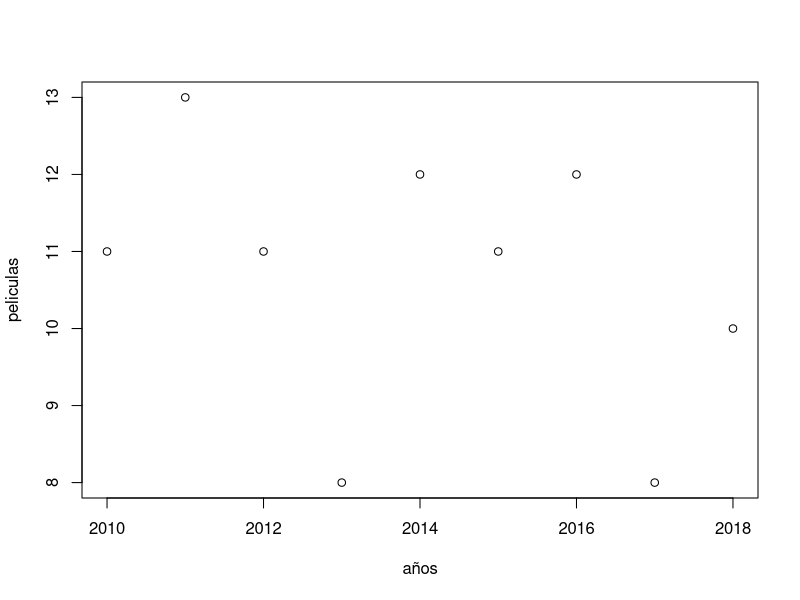

Write R code to recreate this figure.
#Gráfico con función plot.data.frames

#datos
años = c(2010:2018)
peliculas = c(11,13,11,8,12,11,12,8,10)

#generar una tabla con los datos de ambos vectores
datos = data.frame(años, peliculas)

#graficar los datos
plot(x = años, y = peliculas)
